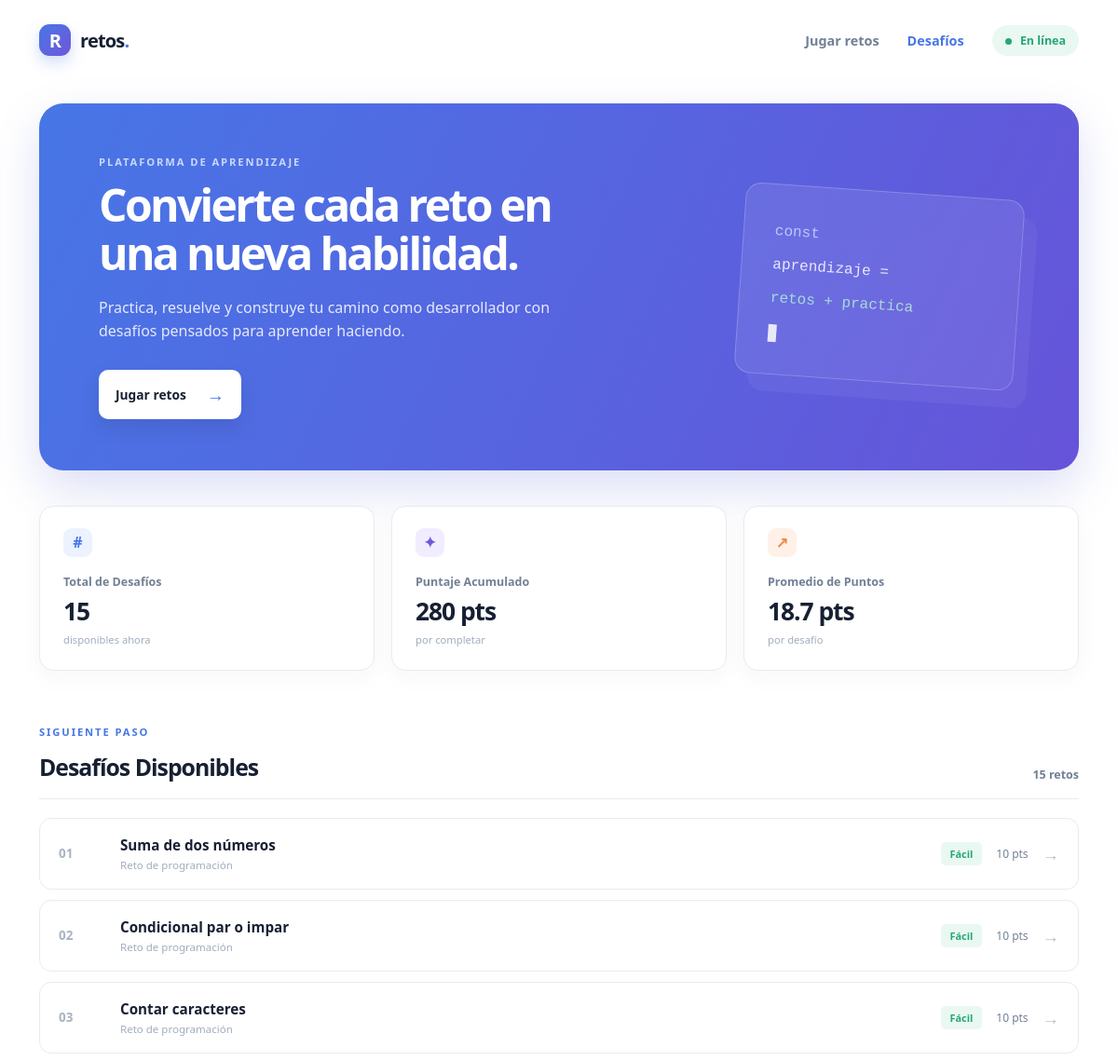
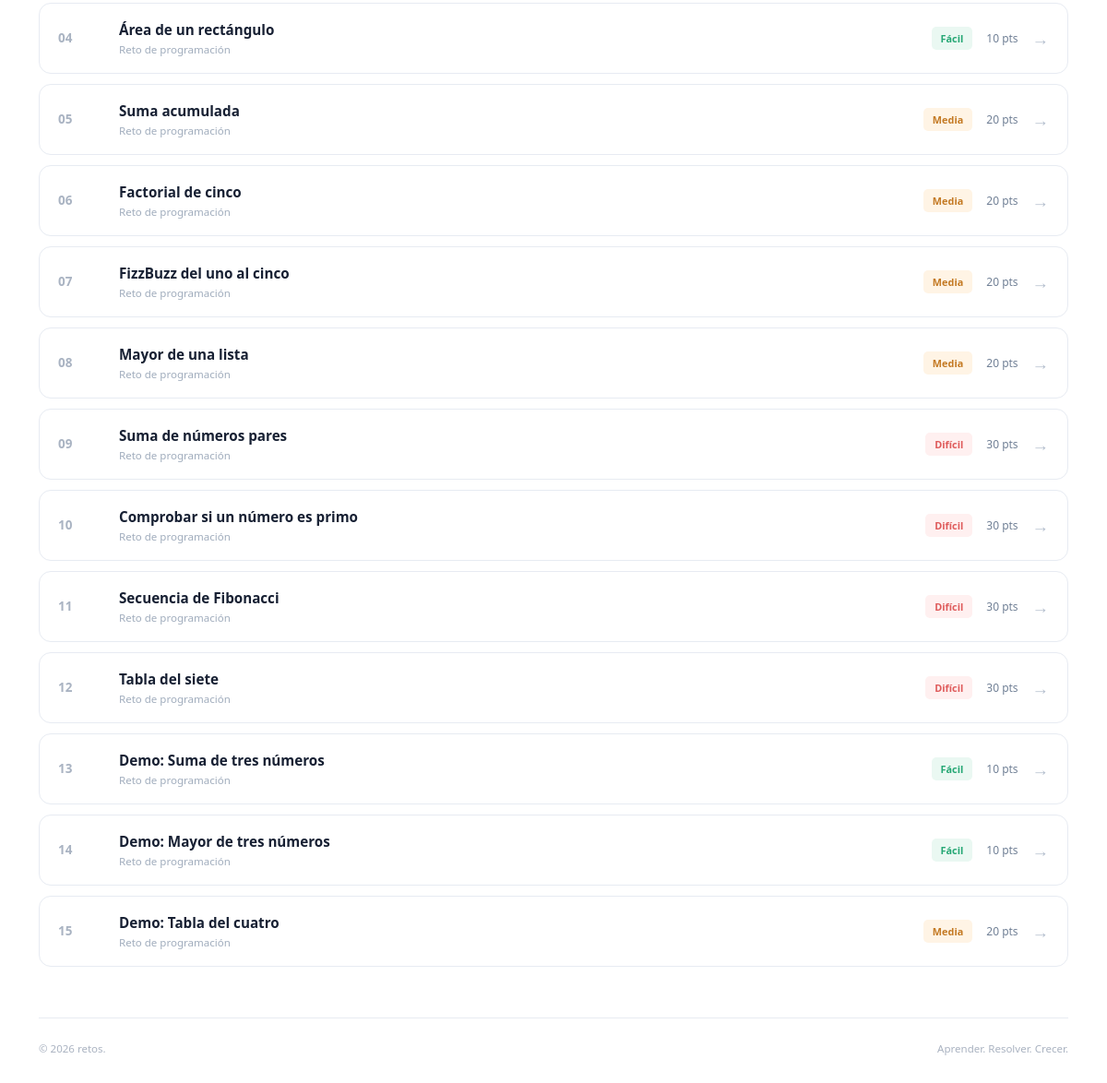
The page / on the database its author committed (2 pictures, top to bottom).
### retos/models.py (models this page shows, shortened)
class Reto(models.Model):
    DIFICULTAD_CHOICES = [
        ('FACIL', 'Fácil'),
        ('MEDIA', 'Media'),
        ('DIFICIL', 'Difícil'),
    ]
    titulo = models.CharField(max_length=150)
    descripcion = models.TextField()
    dificultad = models.CharField(max_length=10, choices=DIFICULTAD_CHOICES, default='FACIL')
    puntos = models.PositiveIntegerField(default=10)
    activo = models.BooleanField(default=True)
    fecha_creacion = models.DateTimeField(auto_now_add=True)
    categoria = models.ForeignKey(Categoria, on_delete=models.CASCADE, related_name='retos')
    respuesta_correcta = models.CharField(max_length=255, blank=True, default='')

### retos/views.py (the view)
# urls.py: 2. Add a URL to urlpatterns:  path('', views.home, name='home')
def home(request):
    retos_list = Reto.objects.filter(activo=True).select_related("categoria").order_by("id")
    estadisticas = retos_list.aggregate(suma_puntos=Sum("puntos"), promedio_puntos=Avg("puntos"))
    total_retos = retos_list.count()
    contexto = {
        "nombre_plataforma": "Plataforma de Retos de Programación API",
        "total_retos": total_retos,
        "suma_puntos": estadisticas["suma_puntos"] or 0,
        "promedio_puntos": estadisticas["promedio_puntos"] or 0,
        "activa": True,
        "retos": retos_list,
    }
    return render(request, "retos/index.html", contexto)

### retos/templates/retos/index.html (shortened to what this page needs)
{% load static %}
<!DOCTYPE html>
<html lang="es">
<head>
    <link rel="stylesheet" href="{% static 'retos/css/style.css' %}">
</head>
<body>
    <header class="site-header">
        <a class="brand" href="/" aria-label="Ir al inicio">
            <span class="brand-mark">R</span>
            <span>retos<span class="brand-dot">.</span></span>
        </a>
        <nav class="top-nav" aria-label="Navegación principal">
            <a class="nav-link" href="{% url 'jugar' %}">Jugar retos</a>
            <a class="nav-link active" href="#desafios">Desafíos</a>
            <span class="status-badge">
                <span class="status-dot"></span>
                {% if activa %}En línea{% else %}Mantenimiento{% endif %}
            </span>
        </nav>
    </header>
    <main class="page-shell">
        <section class="hero">
            <div class="hero-copy">
                <p class="eyebrow">PLATAFORMA DE APRENDIZAJE</p>
                <h1>Convierte cada reto en una nueva habilidad.</h1>
                <p class="hero-text">Practica, resuelve y construye tu camino como desarrollador con desafíos pensados para aprender haciendo.</p>
                <a class="primary-button" href="{% url 'jugar' %}">Jugar retos <span aria-hidden="true">→</span></a>
            </div>
            <div class="hero-art" aria-hidden="true">
                <span class="code-line line-one">const</span>
                <span class="code-line line-two">aprendizaje =</span>
                <span class="code-line line-three">retos + practica</span>
                <span class="code-cursor"></span>
            </div>
        </section>
        <section class="stats-grid" aria-label="Resumen de la plataforma">
            <div class="stat-card">
                <span class="stat-icon icon-blue">#</span>
                <h3>Total de Desafíos</h3>
                <p>{{ total_retos }}</p>
                <span class="stat-note">disponibles ahora</span>
            </div>
            <div class="stat-card">
                <span class="stat-icon icon-purple">✦</span>
                <h3>Puntaje Acumulado</h3>
                <p>{{ suma_puntos }} pts</p>
                <span class="stat-note">por completar</span>
            </div>
            <div class="stat-card">
                <span class="stat-icon icon-orange">↗</span>
                <h3>Promedio de Puntos</h3>
                <p>{{ promedio_puntos|floatformat:1 }} pts</p>
                <span class="stat-note">por desafío</span>
            </div>
        </section>
        <section class="content-section" id="desafios">
            <div class="section-heading">
                <div>
                    <p class="eyebrow">SIGUIENTE PASO</p>
                    <h2>Desafíos Disponibles</h2>
                </div>
                <span class="section-count">{{ total_retos }} retos</span>
            </div>
            <div class="challenge-list">
                {% for reto in retos %}
                    <a class="challenge-card challenge-link" href="{% url 'detalle_reto' reto.id %}">
                        <span class="challenge-number">{{ forloop.counter|stringformat:"02d" }}</span>
                        <div class="challenge-info">
                            <span class="challenge-title">{{ reto.titulo }}</span>
                            <span class="challenge-subtitle">Reto de programación</span>
                        </div>
                        <div class="challenge-meta">
                            <span class="badge badge-{{ reto.get_dificultad_display }}">{{ reto.get_dificultad_display }}</span>
                            <span class="points">{{ reto.puntos }} pts</span>
                            <span class="arrow" aria-hidden="true">→</span>
                        </div>
                    </a>
                {% empty %}
                    <p class="empty-state">Pronto habrá nuevos desafíos.</p>
                {% endfor %}
            </div>
        </section>
    </main>
    <footer class="site-footer">
        <span>© 2026 retos.</span>
        <span>Aprender. Resolver. Crecer.</span>
    </footer>
</body>
</html>

### rows shown on the page
Reto: titulo "Suma de dos números", dificultad "Fácil", puntos "10"
Reto: titulo "Condicional par o impar", dificultad "Fácil", puntos "10"
Reto: titulo "Contar caracteres", dificultad "Fácil", puntos "10"
Reto: titulo "Área de un rectángulo", dificultad "Fácil", puntos "10"
Reto: titulo "Suma acumulada", dificultad "Media", puntos "20"
Reto: titulo "Factorial de cinco", dificultad "Media", puntos "20"
Reto: titulo "FizzBuzz del uno al cinco", dificultad "Media", puntos "20"
Reto: titulo "Mayor de una lista", dificultad "Media", puntos "20"
Reto: titulo "Suma de números pares", dificultad "Difícil", puntos "30"
Reto: titulo "Comprobar si un número es primo", dificultad "Difícil", puntos "30"
Reto: titulo "Secuencia de Fibonacci", dificultad "Difícil", puntos "30"
Reto: titulo "Tabla del siete", dificultad "Difícil", puntos "30"
Reto: titulo "Demo: Suma de tres números", dificultad "Fácil", puntos "10"
Reto: titulo "Demo: Mayor de tres números", dificultad "Fácil", puntos "10"
Reto: titulo "Demo: Tabla del cuatro", dificultad "Media", puntos "20"

### other values the page prints
{{ total_retos }} "15"
{{ suma_puntos }} "280"
{{ promedio_puntos|floatformat:1 }} "18.7"
